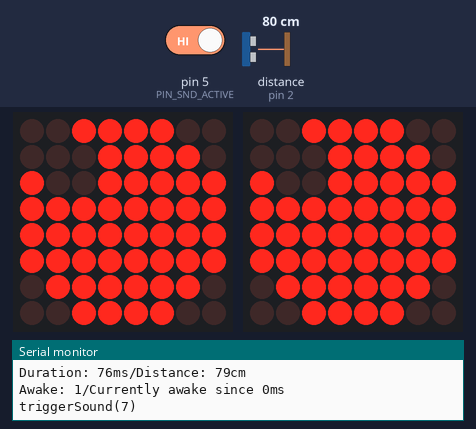
This sketch was run on a simulated Arduino Uno, built with avr-gcc and run on an emulated ATmega328P. Parts: 2 × 8×8 LED matrix, the last lines printed to the serial monitor. Wiring (inferred from the names in the program): ultrasonic range finder: trigger pin 3; echo pin 2. The inputs (shaded band) are chosen by the test bench; at power-on: pin 5 (PIN_SND_ACTIVE) HIGH, distance to the obstacle (sensor on pin 2) 80 cm. The echo pulse lasts 58.3 µs per cm; random numbers use the default seed unless the sketch sets one.

Above: at 2.0 s.
2.1 s: pin 5 (PIN_SND_ACTIVE) driven LOW
At 11.6 s:
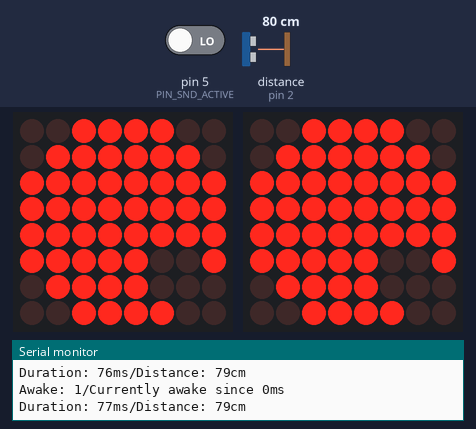
At 14.1 s:
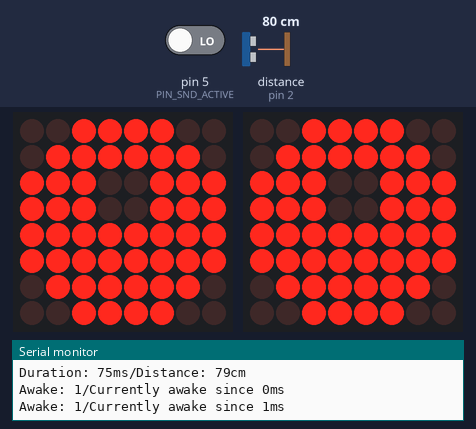
14.9 s: distance to the obstacle (sensor on pin 2) set to 4 cm
At 17.6 s:
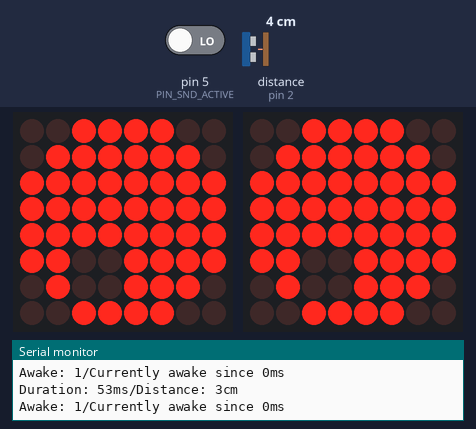
21.6 s: pin 5 (PIN_SND_ACTIVE) driven HIGH
At 24.4 s:
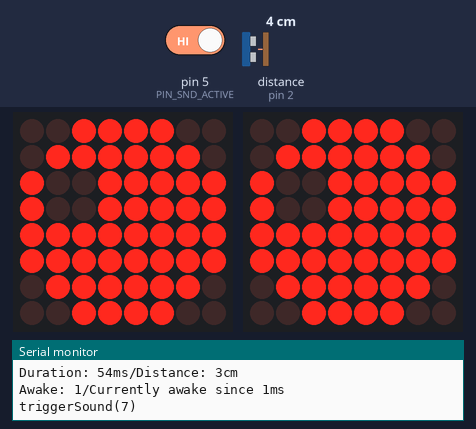

The sketch:

scare-os.ino
```cpp
#include <Wire.h>
#include "Adafruit_LEDBackpack.h"
#include "Adafruit_GFX.h"

#define PIN_SONIC_TRIGGER 3
#define PIN_SONIC_ECHO 2

#define PIN_SND_TRIGGER_WAKE 9
#define PIN_SND_TRIGGER_REGULAR 8
#define PIN_SND_TRIGGER_NEAR 7
#define PIN_SND_TRIGGER_SLEEPING 6
#define PIN_SND_ACTIVE  5

Adafruit_8x8matrix matrix1 = Adafruit_8x8matrix();
Adafruit_8x8matrix matrix2 = Adafruit_8x8matrix();

// define eye ball without pupil
byte eyeBall[8] = {
  B00111100,
  B01111110,
  B11111111,
  B11111111,
  B11111111,
  B11111111,
  B01111110,
  B00111100
};

byte eyePupil = B11100111;

// stores current state of LEDs
byte eyeCurrent[8];
int currentX;
int currentY;


// min and max positions
#define MIN -2
#define MAX  2

// delays
#define DELAY_BLINK 40

// perform an effect every # of loop iterations, 0 to disable
#define EFFECT_ITERATION 4

// ms
#define SOUND_INTERVAL_MS 20000
#define WAKE_DURATION_MS 180000

#define ACTIVATION_DISTANCE_CM 280
#define NEAR_DISTANCE_CM 100

boolean awake = true;
long activatedMillis = 0;
long lastSound = 0;
boolean soundStarted = false;
long currentDistance = 0;

void setup() {
  Serial.begin(9600);
  Serial.println("Time to power up");


  Serial.println("       __J\"L__");
  Serial.println("   ,-\"`--...--'\"-.");
  Serial.println("  /  /\\       /\\  \\");
  Serial.println(" J  /__\\  _  /__\\  L");
  Serial.println(" |       / \\       |");
  Serial.println(" J    _  \"\"\"  _    F");
  Serial.println("  \\   \\|/\\_/\\|/   /");
  Serial.println("   \"-._\\/\\_/\\/_,-\"happy halloween!");


  pinMode(PIN_SONIC_TRIGGER, OUTPUT);
  pinMode(PIN_SONIC_ECHO, INPUT);

  pinMode(PIN_SND_TRIGGER_REGULAR, OUTPUT);
  pinMode(PIN_SND_TRIGGER_WAKE, OUTPUT);
  pinMode(PIN_SND_TRIGGER_NEAR, OUTPUT);
  pinMode(PIN_SND_TRIGGER_SLEEPING, OUTPUT);
  pinMode(PIN_SND_ACTIVE, INPUT);

  digitalWrite(PIN_SND_TRIGGER_REGULAR, HIGH);
  digitalWrite(PIN_SND_TRIGGER_WAKE, HIGH);
  digitalWrite(PIN_SND_TRIGGER_NEAR, HIGH);
  digitalWrite(PIN_SND_TRIGGER_SLEEPING, HIGH);

  matrix1.begin(0x70);  // pass in the address
  matrix2.begin(0x71);  // pass in the address

  // LED test
  // vertical line
  byte b = B10000000;
  for (int c = 0; c <= 7; c++)
  {
    for (int r = 0; r <= 7; r++)
    {
      setRow(0, r, b);
      setRow(1, r, b);
    }
    b = b >> 1;
    writeMatrix();
    delay(20);
  }
  // full module
  b = B11111111;
  for (int r = 0; r <= 7; r++)
  {
    setRow(0, r, b);
    setRow(1, r, b);
  }

  writeMatrix();

  // clear both modules
  matrix1.setBrightness(16);
  matrix1.clear();
  matrix2.setBrightness(16);
  matrix2.clear();
  delay(500);

  // random seed
  randomSeed(analogRead(0));

  // center eyes
  displayEyes(0, 0);
  activatedMillis = 0;
  Serial.println("ScareOS ready.");
}

/*
  Arduino loop
*/
void loop()
{

  long awakeDurationMs = getAwakeDurationMs();

  if (awakeDurationMs > WAKE_DURATION_MS) {
    if (awake) {
      awake = false;
      Serial.println("Going to sleep");
      moveEyes(0, -4, 10);
      reduceBrightness();
    }
  }

  if (!awake) {
    slightGlow();
    bgProcessing(random(5, 7) * 500);
    return;
  }

  matrix1.setBrightness(16);
  matrix2.setBrightness(16);

  // move to random position, wait random time
  moveEyes(random(MIN, MAX + 1), random(MIN, MAX + 1), 50);
  bgProcessing(random(5, 7) * 500);

  // blink time?
  if (random(0, 5) == 0) {
    bgProcessing(500);
    blinkEyes();
    bgProcessing(500);
  }

  int effect = random(0, 10);
  switch (effect) {
    case 0: // cross eyes
      crossEyes();
      break;

    case 1: // round spin
      roundSpin(2);
      break;

    case 2: // crazy spin
      crazySpin(2);
      break;

    case 3: // meth eyes
      methEyes();
      break;

    case 4: // lazy eye
      lazyEye();
      break;

    case 5: // crazy blink
      blinkEyes(true, false);
      blinkEyes(false, true);
      break;

    case 6: // glow
      glowEyes(3);
      break;

    default:
      break;
  }

  bgProcessing(1000);
}

long getAwakeDurationMs() {
  return millis() - activatedMillis;
}

/*
Background-processing:
1. get distance if allowed timeToComeBack is greater the duration needed to measure distance
2. Trigger awake sound
3. Trigger sounds if necessary
4. Delay until timeToComeBack is passed by

*/
void bgProcessing(long timeToComeBack) {

  long start = millis();

  if (timeToComeBack > 100) {
    currentDistance = getFilteredDistance();
    long duration = millis() - start;
    Serial.print("Duration: ");
    Serial.print(duration);
    Serial.print("ms/");

    Serial.print("Distance: ");
    Serial.print(currentDistance);
    Serial.println("cm");
  }

  // activate either by distance or randomly
  if (currentDistance < ACTIVATION_DISTANCE_CM) {
    activatedMillis = millis();

    if (!awake) {
      Serial.println("Wakeup now");
      disableSleepSound();
      delay(20);
      triggerSound(PIN_SND_TRIGGER_WAKE);
      awake = true;
    }
  }

  Serial.print("Awake: ");
  Serial.print(awake);
  Serial.print("/Currently awake since ");
  Serial.print(getAwakeDurationMs());
  Serial.println("ms");

  soundProcessing();

  long duration = millis() - start;
  long sleepTimeLeft = timeToComeBack - duration;
  if (sleepTimeLeft > 100) {
    delay(20);
    bgProcessing(sleepTimeLeft - 20);
    return;
  }
  if (sleepTimeLeft > 0) {
    delay(sleepTimeLeft);
  }
}


// Performs a multi-measure of the distance and returns the 3rd highest value.
long getFilteredDistance() {
  int rangevalue[] = { 0, 0, 0, 0, 0};
  int arraysize = 5;

  for (int i = 0; i < arraysize; i++) {
    rangevalue[i] = distance();
    delay(10);
  }

  isort(rangevalue, arraysize);
  int distance = ifilter(rangevalue, arraysize);

  return distance;
}

long distance() {
  long duration, distance;
  digitalWrite(PIN_SONIC_TRIGGER, LOW);
  delayMicroseconds(2);
  digitalWrite(PIN_SONIC_TRIGGER, HIGH);
  delayMicroseconds(10);
  digitalWrite(PIN_SONIC_TRIGGER, LOW);

  duration = pulseIn(PIN_SONIC_ECHO, HIGH);
  distance = (duration / 2) / 29.1;
  return distance;
}

//Sorting function
// sort function (Author: Bill Gentles, Nov. 12, 2010)
void isort(int *a, int n) {
  // *a is an array pointer function
  for (int i = 1; i < n; ++i)
  {
    int j = a[i];
    int k;
    for (k = i - 1; (k >= 0) && (j < a[k]); k--)
    {
      a[k + 1] = a[k];
    }
    a[k + 1] = j;
  }
}

// return the 2nd highest distance
int ifilter(int *x, int n) {
  return x[n - 2];
}


/*
Sound handling
1. Check if sound is playing. If so, return
2. trace timestamp of last sound playing
3. Play sleep sound if system is not "awake"
4. Play whining sound if someone comes to near
5. Play random sounds if system is "awake"
*/
void soundProcessing() {

  if (!awake) {
    enableSleepSound();
    return;
  }

  disableSleepSound();

  if (isSoundPlaying()) {
    return;
  }

  if (soundStarted) {
    soundStarted = false;
    lastSound = millis();
    return;
  }

  if (currentDistance > 0 && currentDistance < NEAR_DISTANCE_CM) {
    triggerSound(PIN_SND_TRIGGER_NEAR);
    return;
  }

  long soundInterval = millis() - lastSound;
  if (lastSound == 0 || soundInterval > SOUND_INTERVAL_MS) {
    triggerSound(PIN_SND_TRIGGER_REGULAR);
  }
}

void enableSleepSound(){
  digitalWrite(PIN_SND_TRIGGER_SLEEPING, LOW);
}

void disableSleepSound(){
  digitalWrite(PIN_SND_TRIGGER_SLEEPING, HIGH);
  delay(10);
}

void triggerSound(int pin) {
  Serial.print("triggerSound(");
  Serial.print(pin);
  Serial.println(")");

  digitalWrite(pin, LOW);
  delay(200);
  digitalWrite(pin, HIGH);
  delay(100);
  soundStarted = true;
}

/*
 True if the sound is playing.
 */
boolean isSoundPlaying() {
  if (digitalRead(PIN_SND_ACTIVE) == 0) {
    return true;
  }
  return false;
}


/*
  This method blinks both eyes
*/
void blinkEyes()
{
  blinkEyes(true, true);
}

/*
  This method blinks eyes as per provided params
*/
void blinkEyes(boolean blinkLeft, boolean blinkRight)
{
  // blink?
  if (!blinkLeft && !blinkRight)
    return;

  // close eyelids
  for (int i = 0; i <= 3; i++)
  {
    if (blinkLeft)
    {
      setRow(0, i, 0);
      setRow(0, 7 - i, 0);
    }
    if (blinkRight)
    {
      setRow(1, i, 0);
      setRow(1, 7 - i, 0);
    }
    writeMatrix();
    delay(DELAY_BLINK);
  }

  // open eyelids
  for (int i = 3; i >= 0; i--)
  {
    if (blinkLeft)
    {
      setRow(0, i, eyeCurrent[i]);
      setRow(0, 7 - i, eyeCurrent[7 - i]);
    }
    if (blinkRight)
    {
      setRow(1, i, eyeCurrent[i]);
      setRow(1, 7 - i, eyeCurrent[7 - i]);
    }
    writeMatrix();
    delay(DELAY_BLINK);
  }
}

/*
  This methods moves eyes to center position,
  then moves horizontally with wrapping around edges.
*/
void crazySpin(int times)
{
  if (times == 0)
    return;

  moveEyes(0, 0, 50);
  bgProcessing(500);

  byte row = eyePupil;
  for (int t = 0; t < times; t++)
  {
    // spin from center to L
    for (int i = 0; i < 5; i++)
    {
      row = row >> 1;
      row = row | B10000000;
      setRow(0, 3, row);  setRow(1, 3, row);
      setRow(0, 4, row);  setRow(1, 4, row);
      writeMatrix();
      bgProcessing(50);
      if (t == 0)
        bgProcessing((5 - i) * 10); // increase delay on 1st scroll (speed up effect)
    }
    // spin from R to center
    for (int i = 0; i < 5; i++)
    {
      row = row >> 1;
      if (i >= 2)
        row = row | B10000000;
      setRow(0, 3, row);  setRow(1, 3, row);
      setRow(0, 4, row);  setRow(1, 4, row);
      writeMatrix();
      bgProcessing(50);
      if (t == (times - 1))
        bgProcessing((i + 1) * 10); // increase delay on last scroll (slow down effect)
    }
  }
}

/*
  This method crosses eyes
*/
void crossEyes()
{
  moveEyes(0, 0, 50);
  bgProcessing(500);

  byte pupilR = eyePupil;
  byte pupilL = eyePupil;

  // move pupils together
  for (int i = 0; i < 2; i++)
  {
    pupilR = pupilR >> 1;
    pupilR = pupilR | B10000000;
    pupilL = pupilL << 1;
    pupilL = pupilL | B1;

    setRow(0, 3, pupilR); setRow(1, 3, pupilL);
    setRow(0, 4, pupilR); setRow(1, 4, pupilL);

    writeMatrix();
    bgProcessing(100);
  }

  bgProcessing(2000);

  // move pupils back to center
  for (int i = 0; i < 2; i++)
  {
    pupilR = pupilR << 1;
    pupilR = pupilR | B1;
    pupilL = pupilL >> 1;
    pupilL = pupilL | B10000000;

    setRow(0, 3, pupilR); setRow(1, 3, pupilL);
    setRow(0, 4, pupilR); setRow(1, 4, pupilL);

    writeMatrix();
    bgProcessing(100);
  }
}

/*
  This method displays eyeball with pupil offset by X, Y values from center position.
  Valid X and Y range is [MIN,MAX]
  Both LED modules will show identical eyes
*/
void displayEyes(int offsetX, int offsetY)
{
  // ensure offsets are  in valid ranges
  offsetX = getValidValue(offsetX);
  offsetY = getValidValue(offsetY);

  // calculate indexes for pupil rows (perform offset Y)
  int row1 = 3 - offsetY;
  int row2 = 4 - offsetY;

  // define pupil row
  byte pupilRow = eyePupil;

  // perform offset X
  // bit shift and fill in new bit with 1
  if (offsetX > 0) {
    for (int i = 1; i <= offsetX; i++)
    {
      pupilRow = pupilRow >> 1;
      pupilRow = pupilRow | B10000000;
    }
  }
  else if (offsetX < 0) {
    for (int i = -1; i >= offsetX; i--)
    {
      pupilRow = pupilRow << 1;
      pupilRow = pupilRow | B1;
    }
  }

  // pupil row cannot have 1s where eyeBall has 0s
  byte pupilRow1 = pupilRow & eyeBall[row1];
  byte pupilRow2 = pupilRow & eyeBall[row2];

  // display on LCD matrix, update to eyeCurrent
  for (int r = 0; r < 8; r++)
  {
    if (r == row1)
    {
      setRow(0, r, pupilRow1);
      setRow(1, r, pupilRow1);
      eyeCurrent[r] = pupilRow1;
    }
    else if (r == row2)
    {
      setRow(0, r, pupilRow2);
      setRow(1, r, pupilRow2);
      eyeCurrent[r] = pupilRow2;
    }
    else
    {
      setRow(0, r, eyeBall[r]);
      setRow(1, r, eyeBall[r]);
      eyeCurrent[r] = eyeBall[r];
    }
  }

  writeMatrix();
  // update current X and Y
  currentX = offsetX;
  currentY = offsetY;
}

/*
  This method corrects provided coordinate value
*/
int getValidValue(int value)
{
  if (value > MAX)
    return MAX;
  else if (value < MIN)
    return MIN;
  else
    return value;
}

/*
  This method pulsates eye (changes LED brightness)
*/
void glowEyes(int times)
{
  for (int t = 0; t < times; t++)
  {
    for (int i = 2; i <= 16; i++)
    {
      matrix1.setBrightness(i);
      matrix2.setBrightness(i);
      delay(50);
    }

    bgProcessing(250);

    reduceBrightness();

    bgProcessing(150);
  }

  for (int i = 2; i <= 16; i++)
  {
    matrix1.setBrightness(i);
    matrix2.setBrightness(i);
    delay(50);
  }

  matrix1.setBrightness(16);
  matrix2.setBrightness(16);
}

void reduceBrightness() {
  for (int i = 16; i >= 1; i--) {
    matrix1.setBrightness(i);
    matrix2.setBrightness(i);
    delay(25);
  }
}

/*
  This method pulsates eye  (changes LED brightness)
*/
void slightGlow()
{
  for (int i = 1; i <= 5; i++)
  {
    matrix1.setBrightness(i);
    matrix2.setBrightness(i);
    delay(150);
  }

  bgProcessing(250);

  for (int i = 5; i >= 1; i--) {
    matrix1.setBrightness(i);
    matrix2.setBrightness(i);
    delay(150);
  }
}

/*
  This method moves eyes to center, out and then back to center
*/
void methEyes()
{
  moveEyes(0, 0, 50);
  bgProcessing(500);

  byte pupilR = eyePupil;
  byte pupilL = eyePupil;

  // move pupils out
  for (int i = 0; i < 2; i++)
  {
    pupilR = pupilR << 1;
    pupilR = pupilR | B1;
    pupilL = pupilL >> 1;
    pupilL = pupilL | B10000000;

    setRow(0, 3, pupilR); setRow(1, 3, pupilL);
    setRow(0, 4, pupilR); setRow(1, 4, pupilL);
    writeMatrix();
    bgProcessing(100);
  }

  bgProcessing(2000);

  // move pupils back to center
  for (int i = 0; i < 2; i++)
  {
    pupilR = pupilR >> 1;
    pupilR = pupilR | B10000000;
    pupilL = pupilL << 1;
    pupilL = pupilL | B1;

    setRow(0, 3, pupilR); setRow(1, 3, pupilL);
    setRow(0, 4, pupilR); setRow(1, 4, pupilL);
    writeMatrix();
    bgProcessing(100);
  }
}

/*
  This method moves both eyes from current position to new position
*/
void moveEyes(int newX, int newY, int stepDelay)
{
  // set current position as start position
  int startX = currentX;
  int startY = currentY;

  // fix invalid new X Y values
  newX = getValidValue(newX);
  newY = getValidValue(newY);

  // eval steps
  int stepsX = abs(currentX - newX);
  int stepsY = abs(currentY - newY);

  // need to change at least one position
  if ((stepsX == 0) && (stepsY == 0))
    return;

  // eval direction of movement, # of steps, change per X Y step, perform move
  int dirX = (newX >= currentX) ? 1 : -1;
  int dirY = (newY >= currentY) ? 1 : -1;
  int steps = (stepsX > stepsY) ? stepsX : stepsY;
  int intX, intY;
  float changeX = (float)stepsX / (float)steps;
  float changeY = (float)stepsY / (float)steps;
  for (int i = 1; i <= steps; i++)
  {
    intX = startX + round(changeX * i * dirX);
    intY = startY + round(changeY * i * dirY);
    displayEyes(intX, intY);
    bgProcessing(stepDelay);
  }
}

/*
  This method lowers and raises right pupil only
*/
void lazyEye()
{
  moveEyes(0, 1, 50);
  bgProcessing(500);

  // lower left pupil slowly
  for (int i = 0; i < 3; i++)
  {
    setRow(1, i + 2, eyeBall[i + 2]);
    setRow(1, i + 3, eyeBall[i + 3] & eyePupil);
    setRow(1, i + 4, eyeBall[i + 4] & eyePupil);
    writeMatrix();
    bgProcessing(150);
  }

  bgProcessing(1000);

  // raise left pupil quickly
  for (int i = 0; i < 3; i++)
  {
    setRow(1, 4 - i, eyeBall[4 - i] & eyePupil);
    setRow(1, 5 - i, eyeBall[5 - i] & eyePupil);
    setRow(1, 6 - i, eyeBall[6 - i]);
    writeMatrix();
    bgProcessing(25);
  }
}

/*
  This method spins pupils clockwise
*/
void roundSpin(int times)
{
  if (times == 0)
    return;

  moveEyes(2, 0, 50);
  bgProcessing(500);

  for (int i = 0; i < times; i++)
  {
    displayEyes(2, -1); delay(40); if (i == 0) delay(40);
    displayEyes(1, -2); delay(40); if (i == 0) delay(30);
    displayEyes(0, -2); delay(40); if (i == 0) delay(20);
    displayEyes(-1, -2); delay(40); if (i == 0) delay(10);
    displayEyes(-2, -1); delay(40);
    displayEyes(-2, 0); delay(40);
    displayEyes(-2, 1); delay(40); if (i == (times - 1)) delay(10);
    displayEyes(-1, 2); delay(40); if (i == (times - 1)) delay(20);
    displayEyes(0, 2); delay(40); if (i == (times - 1)) delay(30);
    displayEyes(1, 2); delay(40); if (i == (times - 1)) delay(40);
    displayEyes(2, 1); delay(40); if (i == (times - 1)) bgProcessing(50);
    displayEyes(2, 0); delay(40);
  }
}


void writeMatrix(){
    matrix1.writeDisplay();
    matrix2.writeDisplay();
}

/*
  This method sets values to matrix row
  Performs 180 rotation if needed
*/
void setRow(int addr, int row, byte rowValue)
{

  for (int i = 0; i < 8; i++)
  {
    int val = rowValue & 1 << i;
    if (addr == 0)
      matrix1.drawPixel(row, i, val);
    if (addr == 1)
      matrix2.drawPixel(row, i, val);

  }


  //lc.setRow(addr, row, rowValue);
}


/*
  Reverse bits in byte
  http://www.nrtm.org/index.php/2013/07/25/reverse-bits-in-a-byte/
*/
byte bitswap (byte x)
{
  byte result;

  asm("mov __tmp_reg__, %[in] \n\t"
      "lsl __tmp_reg__  \n\t"   /* shift out high bit to carry */
      "ror %[out] \n\t"  /* rotate carry __tmp_reg__to low bit (eventually) */
      "lsl __tmp_reg__  \n\t"   /* 2 */
      "ror %[out] \n\t"
      "lsl __tmp_reg__  \n\t"   /* 3 */
      "ror %[out] \n\t"
      "lsl __tmp_reg__  \n\t"   /* 4 */
      "ror %[out] \n\t"

      "lsl __tmp_reg__  \n\t"   /* 5 */
      "ror %[out] \n\t"
      "lsl __tmp_reg__  \n\t"   /* 6 */
      "ror %[out] \n\t"
      "lsl __tmp_reg__  \n\t"   /* 7 */
      "ror %[out] \n\t"
      "lsl __tmp_reg__  \n\t"   /* 8 */
      "ror %[out] \n\t"
      : [out] "=r" (result) : [in] "r" (x));
  return (result);
}
```

Measured:
- what the display in image 1 shows lasts 3.0 s, from 10.4 s to 13.4 s
- what the display in image 3 shows lasts 3.6 s, from 16.5 s to 20.1 s
